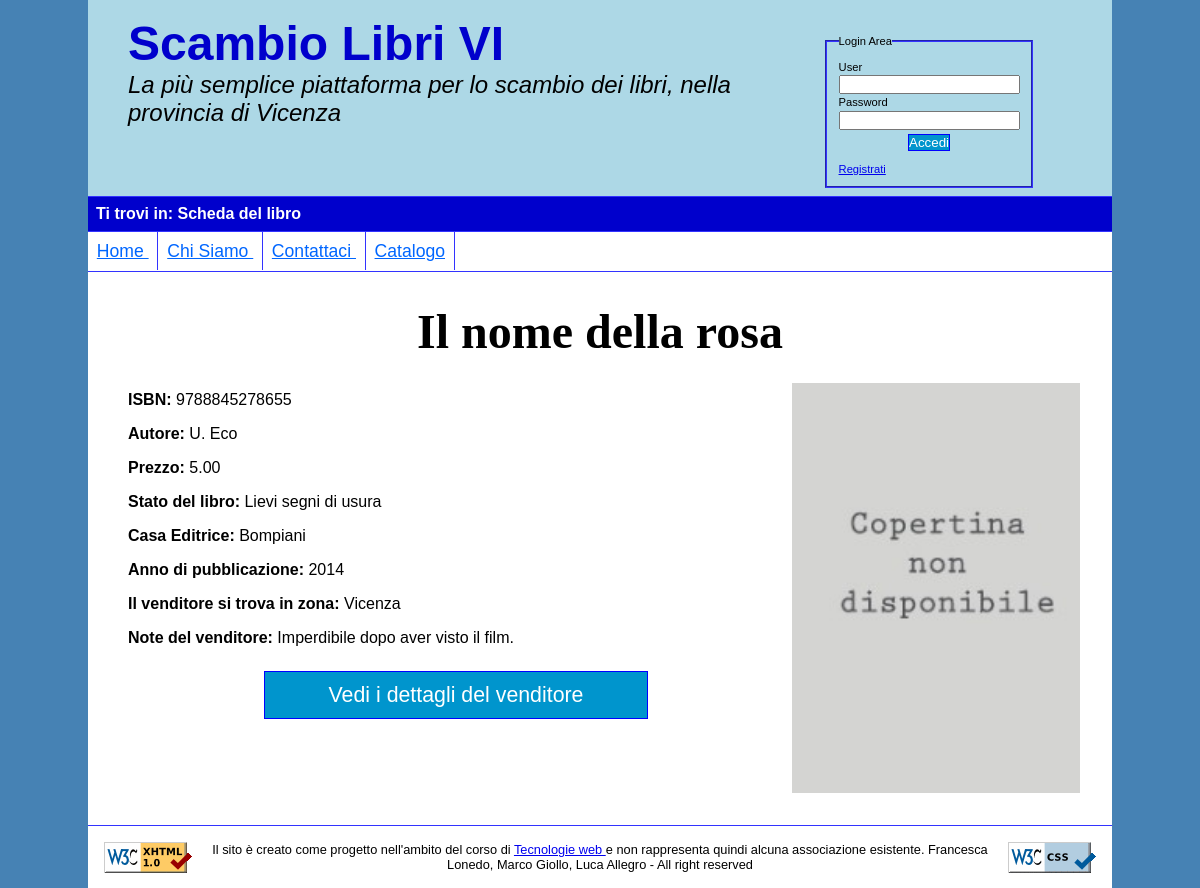
/Progetto/schedaLibro.php?id=2, run on the app's committed database.
### tables this page shows
CREATE TABLE IF NOT EXISTS `copiaLibro` (
  `codiceLibro` int(11) NOT NULL AUTO_INCREMENT,
  `ISBN` varchar(13)  NOT NULL,
  `proprietario` varchar(20)  NOT NULL,
  `prezzo` double(4,2) NOT NULL,
  `stato` varchar(255) NOT NULL,
  `note` varchar(160),
  `foto` varchar(30)  DEFAULT 'noImage.jpg',
  PRIMARY KEY (`codiceLibro`),
  FOREIGN KEY(ISBN) REFERENCES libro(ISBN) ON DELETE NO ACTION,
  FOREIGN KEY(proprietario) REFERENCES utente(username) ON DELETE CASCADE
);

CREATE TABLE IF NOT EXISTS `libro` (
  `titolo` varchar(255) NOT NULL,
  `autore` varchar(255) NOT NULL,
  `casaEditrice` varchar(255) DEFAULT NULL,
  `ISBN` varchar(13) NOT NULL,
  `annoPubblicazione` year(4) DEFAULT NULL,
  PRIMARY KEY (`ISBN`)
);

CREATE TABLE IF NOT EXISTS `utente` (
  `username` varchar(12) NOT NULL,
  `password` varchar(12)  NOT NULL,
  `nome` varchar(20)  NOT NULL,
  `cognome` varchar(20)  NOT NULL,
  `citta` varchar(20)  NOT NULL,
  `provincia` varchar(20)  NOT NULL,
  `email` varchar(30) NOT NULL,
  `numeroTelefono` varchar(15),
  PRIMARY KEY (`username`)
);

### Progetto/connectDB.php (called while the page is built, shortened)
<?php
	 class connectDB{
          public function accessDB(){
          $this->connessione = mysqli_connect(static::HOST_DB, static::USERNAME, static::PASSWORD, static::DATABASE_NAME);
             if(!$this->connessione){
                  return false;
              }
              else{
                  return true;
             }
          }
    }
?>

### Progetto/infoLibro.php (called while the page is built, shortened)
<?php
	class infoLibro{
    	public function getInfoLibro($connection, $codiceLibro){
            $query = 'SELECT DISTINCT c.ISBN, u.nome, u.cognome, c.prezzo, c.stato, c.note, l.titolo, l.autore, l.casaEditrice, l.annoPubblicazione, u.username, u.citta, c.foto FROM copiaLibro c JOIN libro l ON c.ISBN=l.ISBN JOIN utente u ON c.proprietario = u.username WHERE c.codiceLibro ='.$codiceLibro;
            $risultato = mysqli_query($connection, $query) or die("Non è stato possibile trovare le informazioni, ci scusiamo per il diagio");
            if(mysqli_num_rows($risultato)>0){
                $row = mysqli_fetch_assoc($risultato);
               	$output = array("ISBN" => $row["ISBN"],
                    					 "nome" => $row["nome"],
                                         "cognome" => $row["cognome"],
                                         "prezzo" => $row["prezzo"],
                                         "stato" => $row["stato"],
                                         "note" => $row["note"],
                                         "titolo" => $row["titolo"],
                                         "autore" => $row["autore"],
                                         "casaEditrice" => $row["casaEditrice"],
                                         "annoPubblicazione" => $row["annoPubblicazione"],
                                         "username" => $row["username"],
                                         "citta" => $row["citta"],
                                         "foto" => $row["foto"]);
                return $output;
            }
            else{
            	return null;
            }
        }
    }
?>

### Progetto/schedaLibro.php (the view, shortened to what this page needs)
<!DOCTYPE html PUBLIC "-//W3C//DTD XHTML 1.0 Transitional//EN"
"http://www.w3.org/TR/xhtml1/DTD/xhtml1-transitional.dtd">
<html xmlns="http://www.w3.org/1999/xhtml" xml:lang="it" lang="it" >
    <head>
		<link rel="stylesheet" type="text/css" href="style/style.css" media="handheld, screen"/>
		<link  rel = "stylesheet" type="text/css" href="style/small.css" media= "handheld, screen and (max-width:480px), only screen and (max-device-width:480px)" />
		<link rel = "stylesheet" type="text/css"  href="style/print.css" media="print"/>
     </head>
     <body>
	<div id="header">
     <div id="titolo">
		 <h1> Scambio Libri VI </h1>
		 <h2> La più semplice piattaforma per lo scambio dei libri, nella provincia di Vicenza  </h2>
     </div>
     <div id="logForm">
         <form id="loginForm" method="post" action="actionLogin.php">
         	<fieldset>
            	<legend> Login Area </legend>
                <label> User  </label> <br/>
                <input  name="us" type="text" title="Inserisci User"/> <br/>
                <label> Password </label> <br/>
                <input name="psw" type="password" title="Inserici la password"/> <br/>
                <input type="submit" value="Accedi" title="Clicca per accedere" /> <br/>
                <a id="linkregistrati" href="register.html" title="Oppure Registrati"> Registrati </a>
            </fieldset>
         </form>
	</div>
  </div>
  	 <div id="where">
        <p> Ti trovi in: Scheda del libro </p>
     </div>
     <div id = "menu">
        <ul>
            <li id="current">  <a href="index.php"> <span xml:lang="en"> Home  </span> </a> </li>
            <li class="centrali">  <a href="chisiamo.html">Chi Siamo </a></li>
            <li class="centrali">  <a href="contact.html"> Contattaci </a> </li>
            <li class="ultimo"> <a href="catalogo.php"> Catalogo </a> </li>
        </ul>
    </div>
    <div id="corpo">
    <?php
    	$id = $_GET["id"];
         require_once 'connectDB.php';
        $lib = new connectDB();
        $openConnection = $lib -> accessDB();
        if(!$openConnection){
        	die("Errore nell'aprire il database");
        }
        else{
        	require_once 'infoLibro.php';
            $connection = $lib -> getConnection();
            $infoL = new infoLibro();
            $resultInfo = $infoL -> getInfoLibro($connection, $id);
            if($resultInfo){
                	$output =  '<h1>'.$resultInfo["titolo"].'</h1>'.
                                    '<img src="photo/'.$resultInfo["foto"].'" id="fotoLibro" alt="La foto del libro '.$resultInfo["titolo"].'"/>'.
                                    '<div id="infoL">'.
                    				'<p id="ISBN" class="info"> <span class="grass"> ISBN: </span>'.$resultInfo["ISBN"].'</p>'.
                                    '<p id="autore" class="info"> <span class="grass"> Autore: </span>'.$resultInfo["autore"].'</p>'.
                                    '<p id="prezzo" class="info"> <span class="grass"> Prezzo: </span>'.$resultInfo["prezzo"].'</p>'.
                                    '<p id="stato" class="info"> <span class="grass"> Stato del libro: </span>'.$resultInfo["stato"].'</p>'.
                                    '<p id="casaEditrice" class="info"> <span class="grass"> Casa Editrice: </span>'.$resultInfo["casaEditrice"].'</p>'.
                                    '<p id="annoP" class="info"> <span class="grass"> Anno di pubblicazione: </span>'.$resultInfo["annoPubblicazione"].'</p>'.
                                    '<p id="zona" class="info"> <span class="grass"> Il venditore si trova in zona: </span>'.$resultInfo["citta"].'</p>'.
                                    '</div>';
                     if($resultInfo["note"]!=NULL){
                     	$output = $output. '<p id="note" class="info"> <span class="grass"> Note del venditore: </span>'.$resultInfo["note"].'</p>';
                     }
                     echo $output.'<button type="button" onclick="showDetails()"> Vedi i dettagli del venditore </button>
                        <div id="dettaUser">
                     	<p id="user"> </p>
                        <p id="name"> </p>
                        <p id="cognome"> </p>
                        <p id="citta"> </p>
                        <p id="provincia">  </p>
                        <p id="email"> </p>
                        <p id="numeroTelefono"> </p>
                        <button type="button" onclick="closeDetails()"> Chiudi dettagli </button>
                        </div>
                     ';
            }
            else{
            	echo "<p> Non ci sono informazioni da visualizzare </p>";
            }
        }
    ?>
    </div>
    <div id="footer">
    	 <img id="imgValidCode" src="images/valid-xhtml10.png" alt="Html validation"/>
        <img id="imgValidCSS" src="images/vcss-blue.gif" alt ="cssValidation"/>
        <p> Il sito &egrave; creato come progetto nell'ambito del corso di <a href="http://informatica.math.unipd.it/laurea/tecnologieweb.html" title="Pagina web del corso di Tecnlogie web" >Tecnologie web </a> e non rappresenta quindi alcuna associazione esistente. Francesca Lonedo, Marco Giollo, Luca Allegro - <span xml:lang="en">All right reserved </span></p>
    </div>
 </body>
 </html>

### Progetto/style/style.css (style rules this page uses)
html { background-color: SteelBlue ; }
* { padding:0em; margin:0em; }
html, body { max-width: 1024px; margin: auto; font-family: Verdana, Arial, Helvetica, sans-serif; font-size: 100%; }
body { background-color: white; }
#logForm { margin-left:71%; padding-bottom: 0.3em; }
#loginForm input[type="submit"] { display:block; margin:auto; outline: none; cursor:pointer; text-align:center; text-decoration: none; color: white; margin-top:0.3em; border: solid 1px blue; background: #0095cd; }
#loginForm { font-size: 0.7em; margin-left:0em; width:6em; }
#loginForm fieldset { border-color:#3333ff; margin:0.3em; padding:1em; }
#loginForm label { line-height: 1.5em; }
#header { overflow:auto; background-color:lightBlue; padding-left: 1.5em; }
#titolo { margin-right: 28%; padding:1em; }
#titolo h1 { color: #0000cc; font-size: 3em; display:block; float:left; }
#titolo h2 { font-size: 1.5em; font-style: italic; font-weight: normal; display:block; float:left; }
#where { background-color: #0000cc; border-bottom: 1px solid #3333ff; border-top: 1px solid #3333ff; padding: 0.5em; color:white; font-size: 1.0em; }
#where p { font-weight: bold; }
#menu { padding: 0.5em; font-size: 1.1em; border-bottom: 1px solid #3333ff; }
#menu ul { list-style-type: none; padding-left:-0.5em; margin-left:-0.5em; }
#menu ul li { padding: 0.5em; display: inline; }
#menu a:link { color: #0066ff; }
.centrali { border-left: 1px solid #3333ff; }
.ultimo { border-right: 1px solid #3333ff; border-left: 1px solid #3333ff; }
#corpo h1 { text-align:center; font-family: "Vag Rounded"; font-size: 3em; margin-bottom: 0.5em; }
#fotoLibro { display:block; float:right; width:30%; }
.info { padding: 0.5em; }
.grass { font-weight: 900; }
#corpo { padding:2em; overflow:auto; }
button { padding: 0.5em; font-size:16pt; display: block; width: 40%; margin: auto; outline: none; cursor: pointer; text-align: center; text-decoration: none; color: white; padding: 0.5em 0.5em; border: solid 1px blue; background: #0095cd; }
#note { margin-bottom:1em; }
#footer { border-top: 1px solid #3333ff; padding: 1em; clear:both; }
#imgValidCode { float: left; }
#imgValidCSS { float: right; }
#footer p { margin-left: 10%; margin-right:10%; text-align: center; font-size: 0.8em; }

### Progetto/style/small.css (style rules this page uses)
html { background-color: SteelBlue ; }
* { padding:0em; margin:0em; }
html, body { max-width: 480px; margin: auto; font-family: Verdana, Arial, Helvetica, sans-serif; font-size: 100%; }
body { background-color: white; }
#logForm { padding-bottom: 0.3em; margin-left: 1%; }
#loginForm input[type="submit"] { display:block; margin:auto; outline: none; cursor:pointer; text-align:center; text-decoration: none; color: white; margin-top:0.3em; border: solid 1px blue; background: #0095cd; }
#loginForm { font-size: 0.7em; width:6em; }
#loginForm fieldset { border-color:#3333ff; margin:0.3em; padding:1em; }
#loginForm label { line-height: 1.5em; }
#header { overflow:auto; background-color:lightBlue; padding-left: 1.5em; }
#titolo { margin-right: 28%; padding:1em; }
#titolo h1 { color: #0000cc; font-size: 1.5em; display:block; }
#titolo h2 { display: none; }
#where { display: none; }
#menu { margin-left: 3px; padding: 0.5em; font-size: 1.1em; border-bottom: 1px solid #3333ff; }
#menu ul { list-style-type: none; margin-left:-0.5em; }
#menu ul li { display:flex; padding: 0.5em; border-top: 1px solid #3333ff; border-left: 1px solid #3333ff; border-right: 1px solid #3333ff; }
#menu a:link { color: #0066ff; }
#current { display:flex; }
.ultimo { display: flex; border-bottom: 1px solid #3333ff; }
.centrali { display:flex; }
#corpo h1 { text-align:center; font-family: "Vag Rounded"; font-size: 3em; margin-bottom: 0.5em; }
#fotoLibro { display:block; float:right; width:30%; }
.info { padding: 0.5em; }
.grass { font-weight: 900; }
#corpo { padding:2em; overflow:auto; }
button { padding: 0.5em; font-size:16pt; display: block; width: 40%; margin: auto; outline: none; cursor: pointer; text-align: center; text-decoration: none; color: white; padding: 0.5em 0.5em; border: solid 1px blue; background: #0095cd; }
#note { margin-bottom:1em; }
#footer { border-top: 1px solid #3333ff; padding: 1em; clear:both; }
#imgValidCode { display:none; }
#imgValidCSS { display:none; }
#footer p { margin-left: 10%; margin-right:10%; text-align: center; font-size: 0.8em; }

### data on the page
copialibro: ISBN.titolo "Il nome della rosa", foto (placeholder picture), ISBN "9788845278655", ISBN.autore "U. Eco", prezzo "5.00", stato "Lievi segni di usura", ISBN.casaEditrice "Bompiani", ISBN.annoPubblicazione "2014", proprietario.citta "Vicenza", note "Imperdibile dopo aver visto il film."
